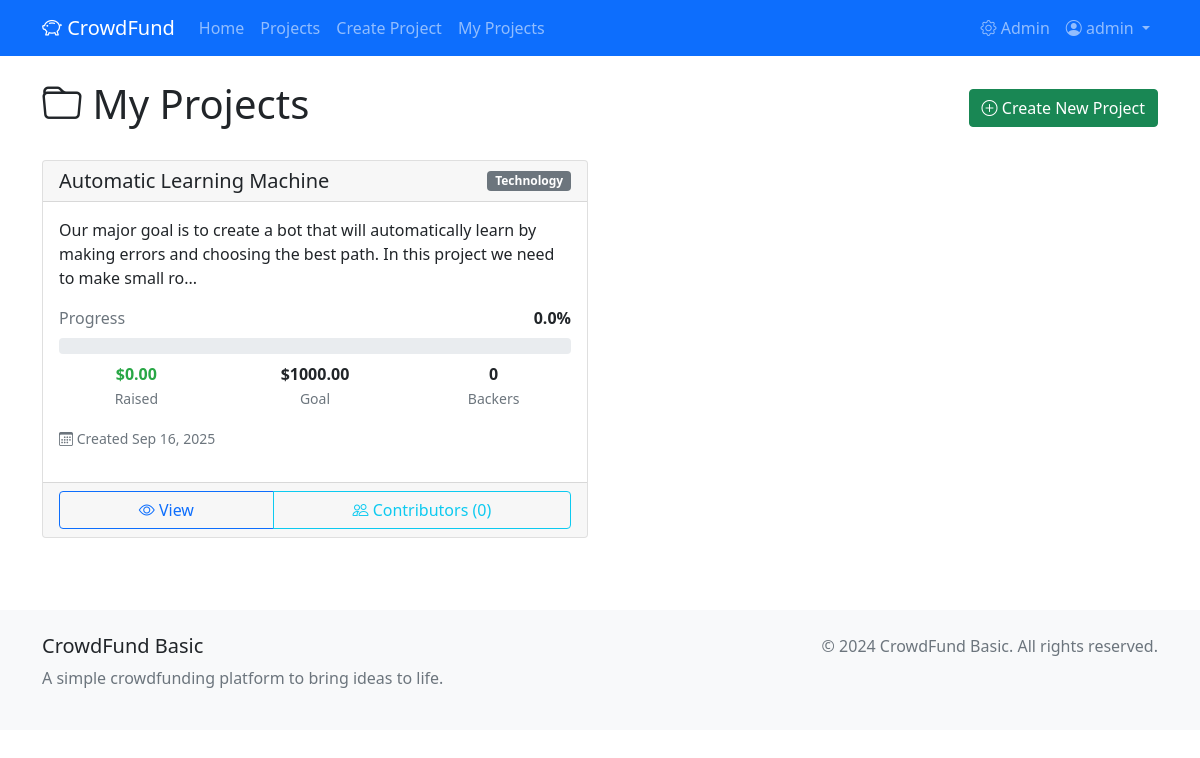
Screenshot of /my_projects (signed in) with the database file from the repository.
### app.py (models this page shows, shortened)
class User(UserMixin, db.Model):
    __tablename__ = 'users'
    id = db.Column(db.Integer, primary_key=True)
    username = db.Column(db.String(80), unique=True, nullable=False)
    email = db.Column(db.String(120), unique=True, nullable=False)
    password_hash = db.Column(db.String(200), nullable=False)
    is_admin = db.Column(db.Boolean, default=False)
    created_at = db.Column(db.DateTime, default=datetime.utcnow)
    projects = db.relationship('Project', backref='creator', lazy=True, cascade='all, delete-orphan')
    contributions = db.relationship('Contribution', backref='contributor', lazy=True, cascade='all, delete-orphan')

class Project(db.Model):
    __tablename__ = 'projects'
    id = db.Column(db.Integer, primary_key=True)
    title = db.Column(db.String(200), nullable=False)
    description = db.Column(db.Text, nullable=False)
    funding_goal = db.Column(db.Float, nullable=False)
    comments = db.Column(db.Text, default='')  # Comments as JSON string or simple text
    created_at = db.Column(db.DateTime, default=datetime.utcnow)
    user_id = db.Column(db.Integer, db.ForeignKey('users.id'), nullable=False)
    category_id = db.Column(db.Integer, db.ForeignKey('categories.id'), nullable=False)
    contributions = db.relationship('Contribution', backref='project', lazy=True, cascade='all, delete-orphan')

class Category(db.Model):
    __tablename__ = 'categories'
    id = db.Column(db.Integer, primary_key=True)
    name = db.Column(db.String(50), unique=True, nullable=False)
    description = db.Column(db.Text)
    created_at = db.Column(db.DateTime, default=datetime.utcnow)
    projects = db.relationship('Project', backref='category', lazy=True)

### app.py (the view)
@app.route('/my_projects')
@login_required
def my_projects():
    projects = Project.query.filter_by(user_id=current_user.id).order_by(Project.created_at.desc()).all()
    project_data = []
    for project in projects:
        total_raised = db.session.query(db.func.sum(Contribution.amount)).filter_by(project_id=project.id).scalar() or 0
        contribution_count = Contribution.query.filter_by(project_id=project.id).count()
        project_data.append({
            'project': project,
            'total_raised': total_raised,
            'contribution_count': contribution_count
        })
    return render_template('my_projects.html', project_data=project_data)

### app.py (called while the page is built)
@login_manager.user_loader
def load_user(user_id):
    return User.query.get(int(user_id))

### templates/my_projects.html (shortened to what this page needs)
{% extends "base.html" %}  {% block content %}
<div class="container my-4">
  <div class="row">
    <div class="col-12">
      <div class="d-flex justify-content-between align-items-center mb-4">
        <h1><i class="bi bi-folder"></i> My Projects</h1>
        <a href="{{ url_for('create_project') }}" class="btn btn-success">
          <i class="bi bi-plus-circle"></i> Create New Project
        </a>
      </div>
    </div>
  </div>
  {% if project_data %}
  <div class="row">
    {% for data in project_data %} {% set project = data.project %} {% set
    total_raised = data.total_raised %} {% set contribution_count =
    data.contribution_count %} {% set progress = (total_raised /
    project.funding_goal * 100) if project.funding_goal > 0 else 0 %}
    <div class="col-lg-6 mb-4">
      <div class="card h-100">
        <div
          class="card-header d-flex justify-content-between align-items-center"
        >
          <h5 class="card-title mb-0">{{ project.title }}</h5>
          <span class="badge bg-secondary">{{ project.category.name }}</span>
        </div>
        <div class="card-body">
          <p class="card-text">
            {{ project.description[:150] }}{% if project.description|length >
            150 %}...{% endif %}
          </p>
          <div class="mb-3">
            <div class="d-flex justify-content-between mb-2">
              <span class="text-muted">Progress</span>
              <span class="fw-bold">{{ "%.1f"|format(progress) }}%</span>
            </div>
            <div class="progress mb-2">
            </div>
            <div class="row text-center">
              <div class="col-4">
                <div class="contribution-amount">
                  ${{ "%.2f"|format(total_raised) }}
                </div>
                <small class="text-muted">Raised</small>
              </div>
              <div class="col-4">
                <div class="fw-bold">
                  ${{ "%.2f"|format(project.funding_goal) }}
                </div>
                <small class="text-muted">Goal</small>
              </div>
              <div class="col-4">
                <div class="fw-bold">{{ contribution_count }}</div>
                <small class="text-muted">Backers</small>
              </div>
            </div>
          </div>
          <div class="mb-3">
            <small class="text-muted">
              <i class="bi bi-calendar3"></i> Created {{
              project.created_at.strftime('%b %d, %Y') }}
            </small>
          </div>
        </div>
        <div class="card-footer">
          <div class="btn-group w-100" role="group">
            <a
              href="{{ url_for('project_detail', id=project.id) }}"
              class="btn btn-outline-primary"
            >
              <i class="bi bi-eye"></i> View
            </a>
            <a
              href="{{ url_for('project_contributions', project_id=project.id) }}"
              class="btn btn-outline-info"
            >
              <i class="bi bi-people"></i> Contributors ({{ contribution_count
              }})
            </a>
          </div>
        </div>
      </div>
    </div>
    {% endfor %}
  </div>
  {% endif %}
</div>
{% endblock %}

### templates/base.html (shortened to what this page needs)
<!DOCTYPE html>
<html lang="en">
<head>
    <link href="https://cdn.jsdelivr.net/npm/bootstrap@5.1.3/dist/css/bootstrap.min.css" rel="stylesheet">
    <link href="https://cdn.jsdelivr.net/npm/bootstrap-icons@1.7.2/font/bootstrap-icons.css" rel="stylesheet">
</head>
<body>
    <nav class="navbar navbar-expand-lg navbar-dark bg-primary">
        <div class="container">
            <a class="navbar-brand" href="{{ url_for('home') }}">
                <i class="bi bi-piggy-bank"></i> CrowdFund
            </a>
            <div class="collapse navbar-collapse" id="navbarNav">
                <ul class="navbar-nav me-auto">
                    <li class="nav-item">
                        <a class="nav-link" href="{{ url_for('home') }}">Home</a>
                    </li>
                    <li class="nav-item">
                        <a class="nav-link" href="{{ url_for('projects') }}">Projects</a>
                    </li>
                    {% if current_user.is_authenticated %}
                    <li class="nav-item">
                        <a class="nav-link" href="{{ url_for('create_project') }}">Create Project</a>
                    </li>
                    <li class="nav-item">
                        <a class="nav-link" href="{{ url_for('my_projects') }}">My Projects</a>
                    </li>
                    {% endif %}
                </ul>
                <ul class="navbar-nav">
                    {% if current_user.is_authenticated %}
                        {% if current_user.is_admin %}
                        <li class="nav-item">
                            <a class="nav-link" href="{{ url_for('admin_dashboard') }}">
                                <i class="bi bi-gear"></i> Admin
                            </a>
                        </li>
                        {% endif %}
                        <li class="nav-item dropdown">
                            <a class="nav-link dropdown-toggle" href="#" id="navbarDropdown" role="button" data-bs-toggle="dropdown">
                                <i class="bi bi-person-circle"></i> {{ current_user.username }}
                            </a>
                        </li>
                    {% endif %}
                </ul>
            </div>
        </div>
    </nav>
    <main>
        {% block content %}{% endblock %}
    </main>
    <footer class="py-4 mt-5">
        <div class="container">
            <div class="row">
                <div class="col-md-6">
                    <h5>CrowdFund Basic</h5>
                    <p class="text-muted">A simple crowdfunding platform to bring ideas to life.</p>
                </div>
                <div class="col-md-6 text-md-end">
                    <p class="text-muted">&copy; 2024 CrowdFund Basic. All rights reserved.</p>
                </div>
            </div>
        </div>
    </footer>
</body>
</html>

### templates/base.html (style rules this page uses)
.contribution-amount { font-weight: bold; color: #28a745; }
footer { background-color: #f8f9fa; margin-top: 50px; }

### rows the page displays
User: username "admin"
Project: title "Automatic Learning Machine", description "Our major goal is to create a bot that will automatically learn by making errors and choosing the best path. In this project we need to make small ro", funding_goal "1000.00", created_at "Sep 16, 2025"
Category: category.name "Technology"

### other values shown
{{ "%.1f"|format(progress) }} "0.0"
{{ "%.2f"|format(total_raised) }} "0.00"
{{ contribution_count }} "0"
